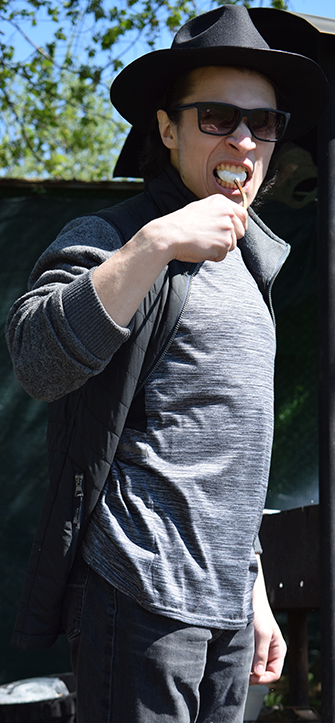
#> input picture rus.png, 335 x 723 px
$ python task6.py
#> lines starting #> are read from the running program, lines starting #| are printed output that depends on the picture
import numpy as np
from cv2 import cv2


def make_some_noise(image, delta=20):
    row, col, ch = image.shape
    mean = 0
    sigma = delta ** 0.5
    gauss = np.random.normal(mean, sigma, (row, col, ch))
    gauss = gauss.reshape(row, col, ch)

    new_image = image

    for i in range(row):
        for j in range(col):
            for k in range(3):
                newBit = new_image[i][j][k] + gauss[i][j][k]
                if 0 <= newBit <= 255:
                    new_image[i][j][k] = newBit

    return new_image


def task6():
    img = cv2.imread("rus.png", cv2.IMREAD_COLOR)
#> img is the input picture: shape (723, 335, 3); mean B, G, R 83.5, 78.5, 73
    cv2.imshow("source image", img)

    noised = make_some_noise(img, 100)
    cv2.imshow("noised image", noised)

    blurred = cv2.GaussianBlur(noised, (3, 3), cv2.BORDER_DEFAULT)
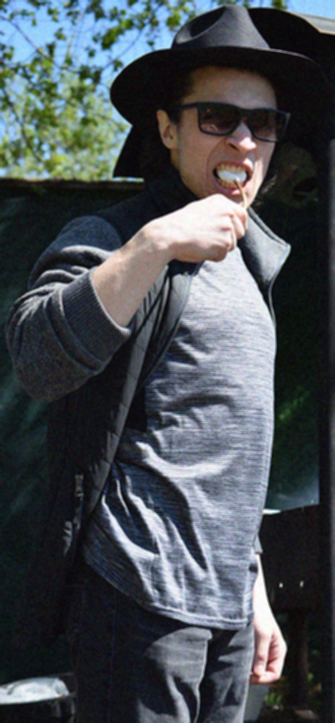
#> blurred: shape (723, 335, 3); mean B, G, R 83.2, 78.4, 73
    cv2.imshow("blurred image", blurred)

    cv2.waitKey(0)
    cv2.destroyAllWindows()


if __name__ == '__main__':
    task6()
